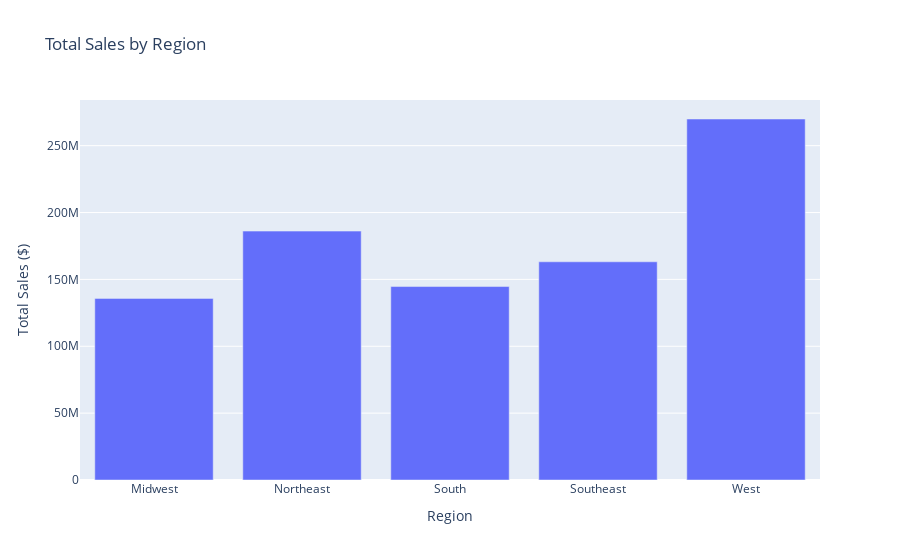

Notebook code cell kept with this figure:
### Markdown cell above
### 1. Total Sales by Region

### Code cell
import plotly.express as px

region_sales = df.groupby('Region')['TotalSales'].sum().reset_index()
fig = px.bar(region_sales, x='Region', y='TotalSales', title='Total Sales by Region',
             labels={'TotalSales':'Total Sales ($)'})
fig

### Figure 1 — Plotly figure (JSON) as saved in the notebook; plotly's stock layout.template omitted (floating-point values rounded to 4 significant figures)
{"data": [{"alignmentgroup": "True", "hovertemplate": "Region=%{x}<br>Total Sales ($)=%{y}<extra></extra>", "legendgroup": "", "marker": {"color": "#636efa", "pattern": {"shape": ""}}, "name": "", "offsetgroup": "", "orientation": "v", "showlegend": false, "textposition": "auto", "type": "bar", "x": ["Midwest", "Northeast", "South", "Southeast", "West"], "xaxis": "x", "y": [135800459, 186106567, 144663181, 163171236, 269943182], "yaxis": "y"}], "layout": {"barmode": "relative", "legend": {"tracegroupgap": 0}, "title": {"text": "Total Sales by Region"}, "xaxis": {"anchor": "y", "domain": [0, 1], "title": {"text": "Region"}}, "yaxis": {"anchor": "x", "domain": [0, 1], "title": {"text": "Total Sales ($)"}}}}
